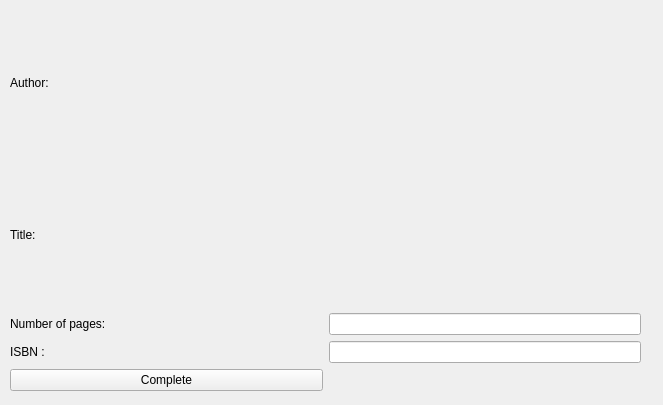
<?xml version="1.0" encoding="UTF-8"?>
<ui version="4.0">
 <class>EditWindow</class>
 <widget class="QWidget" name="EditWindow">
  <property name="geometry">
   <rect>
    <x>0</x>
    <y>0</y>
    <width>663</width>
    <height>405</height>
   </rect>
  </property>
  <property name="windowTitle">
   <string>Form</string>
  </property>
  <widget class="QWidget" name="gridLayoutWidget">
   <property name="geometry">
    <rect>
     <x>10</x>
     <y>10</y>
     <width>631</width>
     <height>381</height>
    </rect>
   </property>
   <layout class="QGridLayout" name="gridLayout">
    <item row="3" column="0">
     <widget class="QLabel" name="label_6">
      <property name="text">
       <string>ISBN :</string>
      </property>
     </widget>
    </item>
    <item row="3" column="1">
     <widget class="QLineEdit" name="lineEdit_ISBN">
      <property name="sizePolicy">
       <sizepolicy hsizetype="Maximum" vsizetype="Fixed">
        <horstretch>0</horstretch>
        <verstretch>0</verstretch>
       </sizepolicy>
      </property>
      <property name="maximumSize">
       <size>
        <width>600</width>
        <height>16777215</height>
       </size>
      </property>
     </widget>
    </item>
    <item row="0" column="1">
     <widget class="QLabel" name="label_writeAuthor">
      <property name="text">
       <string/>
      </property>
     </widget>
    </item>
    <item row="1" column="1">
     <widget class="QLabel" name="label_writeTitle">
      <property name="text">
       <string/>
      </property>
     </widget>
    </item>
    <item row="2" column="0">
     <widget class="QLabel" name="label_5">
      <property name="text">
       <string>Number of pages:</string>
      </property>
     </widget>
    </item>
    <item row="0" column="0">
     <widget class="QLabel" name="label">
      <property name="text">
       <string>Author: </string>
      </property>
     </widget>
    </item>
    <item row="1" column="0">
     <widget class="QLabel" name="label_3">
      <property name="text">
       <string>Title: </string>
      </property>
     </widget>
    </item>
    <item row="2" column="1">
     <widget class="QLineEdit" name="lineEdit_NumberPage">
      <property name="sizePolicy">
       <sizepolicy hsizetype="Maximum" vsizetype="Fixed">
        <horstretch>0</horstretch>
        <verstretch>0</verstretch>
       </sizepolicy>
      </property>
      <property name="maximumSize">
       <size>
        <width>600</width>
        <height>16777215</height>
       </size>
      </property>
     </widget>
    </item>
    <item row="4" column="0">
     <widget class="QPushButton" name="pushButton_complete">
      <property name="text">
       <string>Complete</string>
      </property>
     </widget>
    </item>
   </layout>
  </widget>
 </widget>
 <resources/>
 <connections/>
</ui>
